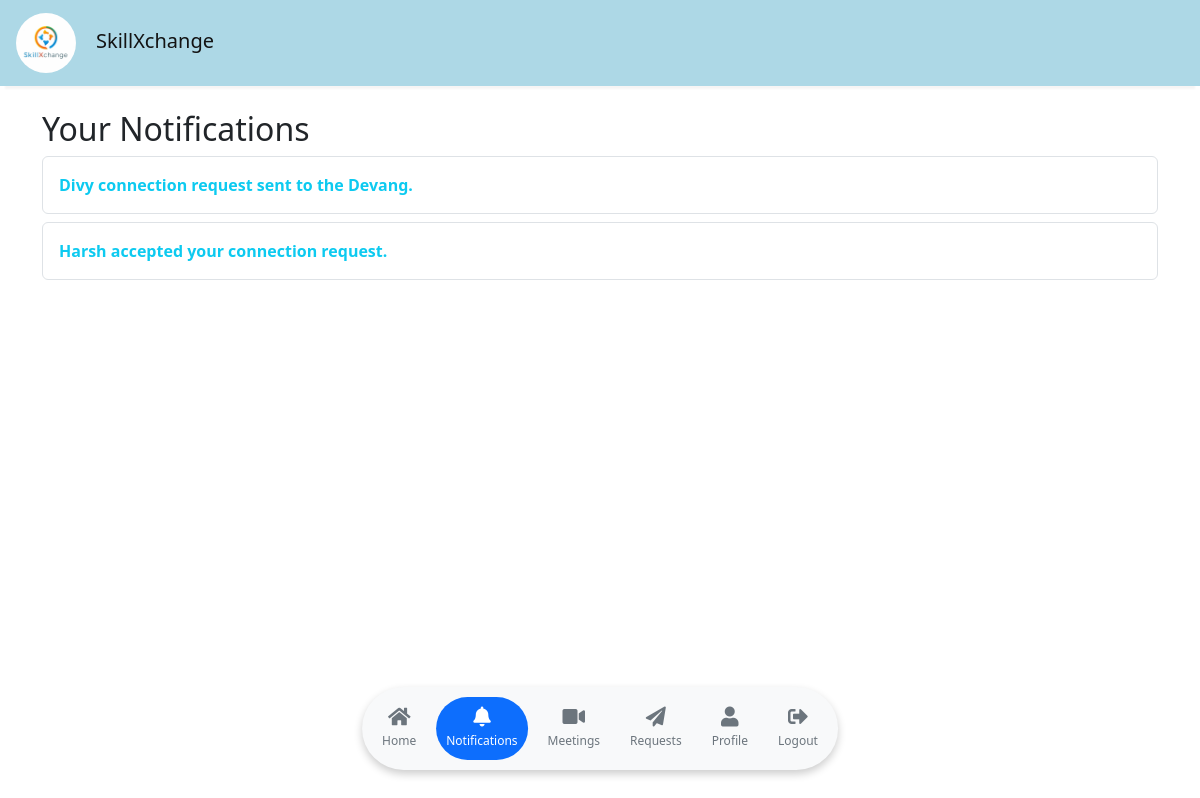
The page /notifications/ (signed in) on the database its author committed.
### store/models/notifications.py (models this page shows, shortened)
class Notification(models.Model):
    receiver = models.ForeignKey(Customer, related_name="notifications", on_delete=models.CASCADE)
    sender = models.ForeignKey(Customer, related_name="notifications_from", on_delete=models.CASCADE)
    message = models.TextField()
    created_at = models.DateTimeField(auto_now_add=True)
    is_read = models.BooleanField(default=False)

### store/views/profile.py (the view)
# urls.py: path('notifications/', Profile1.notifications_page, name='notifications_page'),
    def notifications_page(request):
        customer_id = request.session.get('customer')
        notifications = Notification.objects.filter(receiver_id=customer_id).order_by('-created_at')
        notifications.update(is_read=True)
        return render(request, 'notifications.html', {'notifications': notifications})

### store/templates/notifications.html
{% extends 'base.html' %}
{% block content %}
<div class="container mt-4">
    <h2>Your Notifications</h2>
    {% if notifications %}
        {% for notification in notifications %}
            <ul class="list-group">
                <div class="list-group-item list-group-item-action d-flex justify-content-between align-items-center p-3 mb-2">
                    <li style="list-style-type: none;">
                        <b class="text-info"> {{ notification.message }} </b>
                    </li>
                </div>
            </ul>
        {% endfor %}
{% else %}
    <p>No notifications.</p>
{% endif %}
</div>
{% endblock %}

### rows shown on the page
Notification: message "Divy connection request sent to the Devang."
Notification: message "Harsh accepted your connection request."
